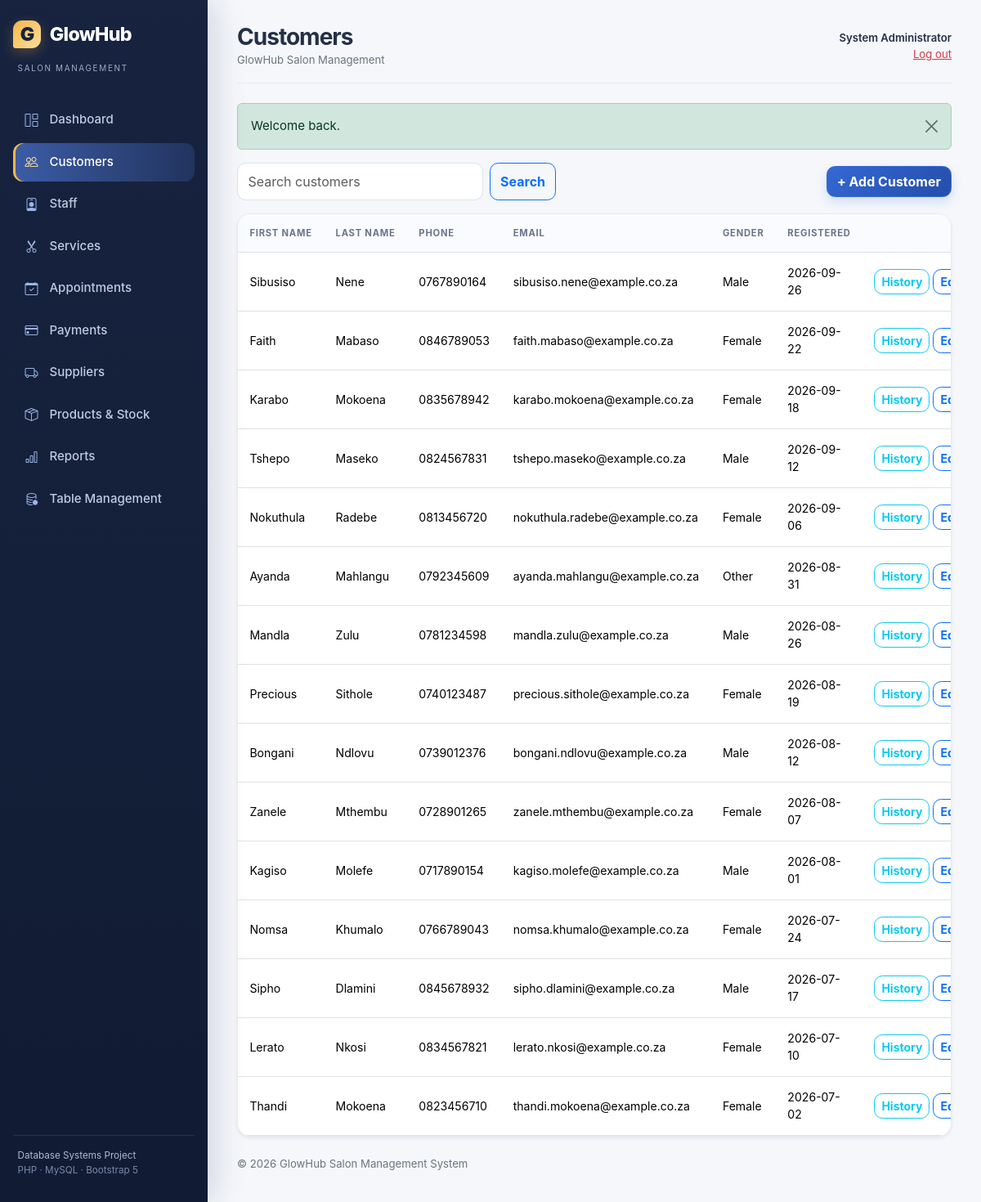
The app's page /customers/index.php (signed in) with its own data.
### tables this page shows
CREATE TABLE customers (
    customer_id INT UNSIGNED AUTO_INCREMENT PRIMARY KEY,
    first_name VARCHAR(60) NOT NULL,
    last_name VARCHAR(60) NOT NULL,
    phone VARCHAR(20) NOT NULL UNIQUE,
    email VARCHAR(120) NULL UNIQUE,
    gender ENUM('Female', 'Male', 'Other') NOT NULL,
    date_registered DATE NOT NULL,
    created_at TIMESTAMP NOT NULL DEFAULT CURRENT_TIMESTAMP
);

### customers/index.php (called while the page is built, shortened)
<?php
$entity = 'customers';
require_once __DIR__ . '/../includes/master_module.php';

### config/database.php (called while the page is built, shortened)
<?php
function db(): PDO
{
    static $pdo = null;
    $dsn = 'mysql:host=' . DB_HOST . ';dbname=' . DB_NAME . ';charset=utf8mb4';
    try {
        $pdo = new PDO($dsn, DB_USER, DB_PASS, [
            PDO::ATTR_ERRMODE => PDO::ERRMODE_EXCEPTION,
            PDO::ATTR_DEFAULT_FETCH_MODE => PDO::FETCH_ASSOC,
            PDO::ATTR_EMULATE_PREPARES => false,
        ]);
    } catch (PDOException $exception) {
        http_response_code(503);
        exit('Database connection is unavailable. Please start MySQL and import database/salon_management.sql.');
    }
    return $pdo;
}

### includes/master_module.php (the view, shortened to what this page needs)
<?php
function master_config(string $entity): array
{
    $common = ['search' => [], 'columns' => [], 'fields' => []];
    return array_merge($common, $configs[$entity]);
}
$config = master_config($entity);
    ?>
    <?php require __DIR__ . '/footer.php'; exit;
$search = trim((string) ($_GET['q'] ?? ''));
$sql = $config['index_sql'] ?? "SELECT * FROM {$config['table']}";
$params = [];
$sql .= ' ORDER BY ' . ($config['index_order'] ?? $config['pk'] . ' DESC');
$rows = all_rows($sql, $params);
require __DIR__ . '/header.php';
?>
<div class="d-flex flex-wrap justify-content-between align-items-center gap-3 mb-3">
    <form method="get" class="d-flex gap-2 search-form"><input class="form-control" type="search" name="q" value="<?= e($search) ?>" placeholder="Search <?= e(strtolower($config['plural'])) ?>"><button class="btn btn-outline-primary">Search</button></form>
    <div class="d-flex flex-wrap gap-2">
        <a class="btn btn-primary" href="<?= e(app_url($entity . '/add.php')) ?>">+ Add <?= e($config['label']) ?></a>
    </div>
</div>
<div class="card shadow-sm table-card"><div class="table-responsive"><table class="table table-hover align-middle mb-0"><thead><tr>
    <?php foreach ($config['columns'] as $heading): ?><th><?= e($heading) ?></th><?php endforeach; ?><th class="text-end">Actions</th>
</tr></thead><tbody>
<?php foreach ($rows as $row): ?><tr>
    <?php foreach ($config['columns'] as $column => $heading): ?><td>
        <?php if (in_array($column, ['status'], true)): ?><?= status_badge((string) $row[$column]) ?>
        <?php elseif (in_array($column, ['price', 'unit_price'], true)): ?><?= money($row[$column]) ?>
        <?php elseif ($column === 'duration_minutes'): ?><?= (int) $row[$column] ?> min
        <?php elseif ($column === 'quantity'): ?><span class="<?= (int) $row['quantity'] <= (int) $row['reorder_level'] ? 'text-danger fw-bold' : '' ?>"><?= (int) $row[$column] ?><?= (int) $row['quantity'] <= (int) $row['reorder_level'] ? ' (Low)' : '' ?></span>
        <?php else: ?><?= e($row[$column] ?? '') ?><?php endif; ?>
    </td><?php endforeach; ?>
    <td class="text-end text-nowrap">
        <?php if ($entity === 'customers'): ?><a class="btn btn-sm btn-outline-info" href="<?= e(app_url('customers/view.php?id=' . $row[$config['pk']])) ?>">History</a><?php endif; ?>
        <a class="btn btn-sm btn-outline-primary" href="<?= e(app_url($entity . '/edit.php?' . $config['pk'] . '=' . $row[$config['pk']])) ?>">Edit</a>
    </td>
</tr><?php endforeach; ?>
</tbody></table></div></div>
<?php require __DIR__ . '/footer.php';

### assets/css/style.css (style rules this page uses)
:root { --ink: #243047; --navy: #17233f; --navy-2: #243862; --blue: #3568d4; --blue-dark: #244ea9; --sky: #66c9d8; --gold: #f3b64b; --rose: #df7894; --cream: #f5f7fb; --muted: #748097; --line: #e7ebf3; --shadow: 0 16px 40px rgba(31, 48, 85, .08); }
* { box-sizing: border-box; }
body { background: var(--cream); color: var(--ink); font-size: .94rem; font-family: Inter, ui-sans-serif, system-ui, -apple-system, BlinkMacSystemFont, "Segoe UI", sans-serif; }
a { color: var(--blue); }
.card { border: 1px solid var(--line); border-radius: 1rem; box-shadow: var(--shadow); overflow: hidden; }
.table-card .table { font-size: .88rem; }
.table-card .table thead th { background: #fafbfe; color: #68758c; font-size: .7rem; text-transform: uppercase; letter-spacing: .07em; border-bottom-width: 1px; white-space: nowrap; }
.table > :not(caption) > * > * { padding: .9rem; }
.form-control, .form-select { border-color: #dce2ed; border-radius: .65rem; padding: .65rem .78rem; }
.btn { border-radius: .65rem; font-weight: 650; }
.btn-primary { background: linear-gradient(135deg, var(--blue), var(--blue-dark)); border-color: var(--blue); box-shadow: 0 6px 14px rgba(53,104,212,.18); }
.search-form { min-width: min(100%, 390px); }

### records on screen
customers: first_name "Sibusiso", last_name "Nene", phone "0767890164", email "sibusiso.nene@example.co.za", gender "Male", date_registered "2026-09-26"
customers: first_name "Faith", last_name "Mabaso", phone "0846789053", email "faith.mabaso@example.co.za", gender "Female", date_registered "2026-09-22"
customers: first_name "Karabo", last_name "Mokoena", phone "0835678942", email "karabo.mokoena@example.co.za", gender "Female", date_registered "2026-09-18"
customers: first_name "Tshepo", last_name "Maseko", phone "0824567831", email "tshepo.maseko@example.co.za", gender "Male", date_registered "2026-09-12"
customers: first_name "Nokuthula", last_name "Radebe", phone "0813456720", email "nokuthula.radebe@example.co.za", gender "Female", date_registered "2026-09-06"
customers: first_name "Ayanda", last_name "Mahlangu", phone "0792345609", email "ayanda.mahlangu@example.co.za", gender "Other", date_registered "2026-08-31"
customers: first_name "Mandla", last_name "Zulu", phone "0781234598", email "mandla.zulu@example.co.za", gender "Male", date_registered "2026-08-26"
customers: first_name "Precious", last_name "Sithole", phone "0740123487", email "precious.sithole@example.co.za", gender "Female", date_registered "2026-08-19"
customers: first_name "Bongani", last_name "Ndlovu", phone "0739012376", email "bongani.ndlovu@example.co.za", gender "Male", date_registered "2026-08-12"
customers: first_name "Zanele", last_name "Mthembu", phone "0728901265", email "zanele.mthembu@example.co.za", gender "Female", date_registered "2026-08-07"
customers: first_name "Kagiso", last_name "Molefe", phone "0717890154", email "kagiso.molefe@example.co.za", gender "Male", date_registered "2026-08-01"
customers: first_name "Nomsa", last_name "Khumalo", phone "0766789043", email "nomsa.khumalo@example.co.za", gender "Female", date_registered "2026-07-24"
customers: first_name "Sipho", last_name "Dlamini", phone "0845678932", email "sipho.dlamini@example.co.za", gender "Male", date_registered "2026-07-17"
customers: first_name "Lerato", last_name "Nkosi", phone "0834567821", email "lerato.nkosi@example.co.za", gender "Female", date_registered "2026-07-10"
customers: first_name "Thandi", last_name "Mokoena", phone "0823456710", email "thandi.mokoena@example.co.za", gender "Female", date_registered "2026-07-02"

### other values on screen
$label "Dashboard"
$label "Customers"
$label "Staff"
$label "Services"
$label "Appointments"
$label "Payments"
$label "Suppliers"
$label "Products & Stock"
$label "Reports"
$label "Table Management"
$page_title "Customers"
current_user()['full_name'] "System Administrator"
$flash['message'] "Welcome back."
$config['label'] "Customer"
$heading "FIRST NAME"
